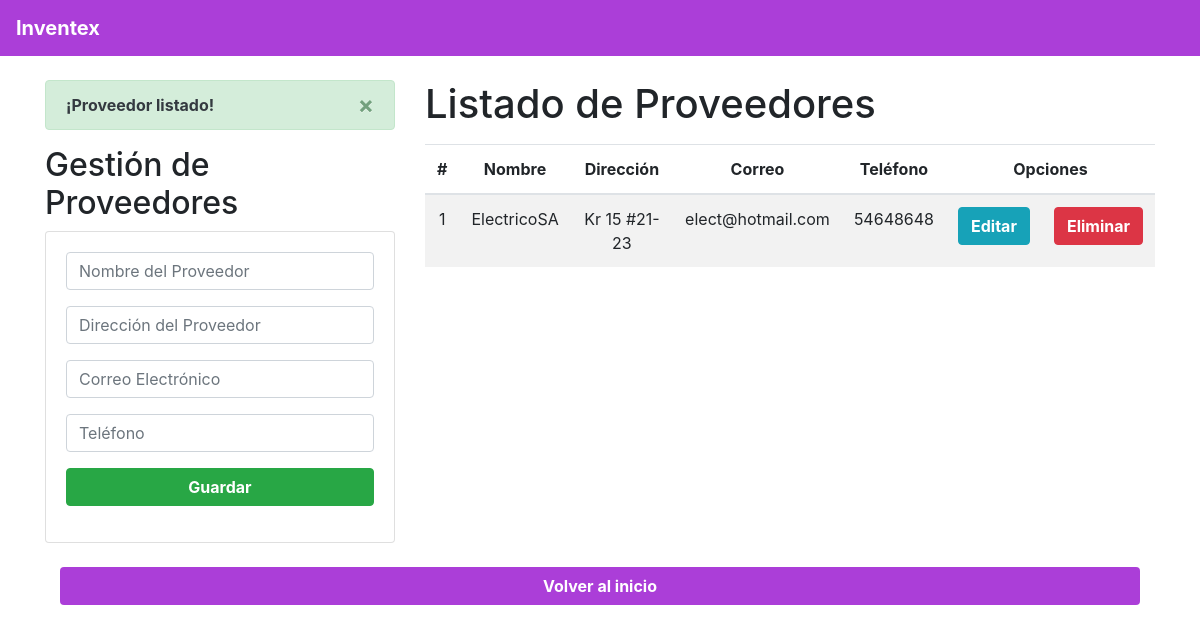
The app's page /Inventario/IndexProv/ (signed in), older data.
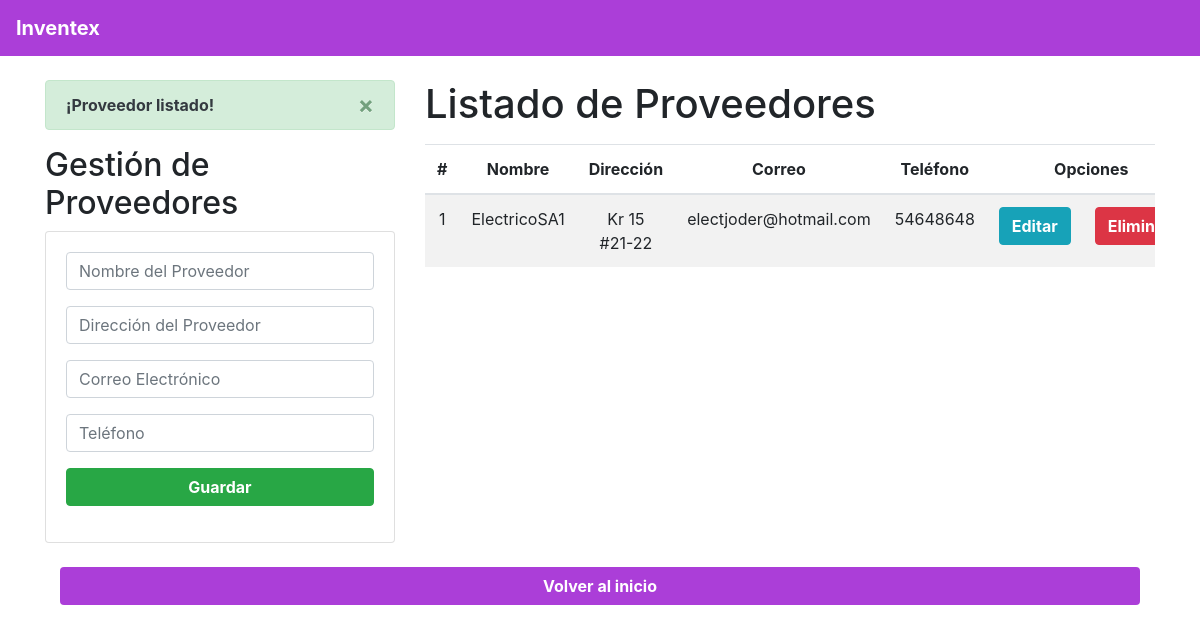
The same page, newer data.
### Aplicacion/Inventario/models.py (models this page shows, shortened)
class Proveedor(models.Model):
    id = models.BigAutoField(primary_key= True)
    nombre = models.CharField(max_length=100)
    direccion = models.TextField(max_length=20)
    correo = models.EmailField(max_length=50)
    telefono = models.CharField(max_length=20)

### Aplicacion/Inventario/views.py (the view)
# urls.py: path('IndexProv/', views.homeproveedor, name='IndexProv'),
@login_required
def homeproveedor(request):
    if not request.user.is_staff:
        return redirect('acceso_denegado')
    proveedor = Proveedor.objects.all()
    messages.success(request, '¡Proveedor listado!')
    return render(request, "gestionProveedor.html", {
        "proveedor": proveedor,
    })

### templates/gestionProveedor.html (shortened to what this page needs)
{% extends './base.html' %}
{% block body %}
<div class="row">
    <div class="col-sm-12 col-md-6 col-lg-4 col-xl-4">
        {% if messages %}
            {% for message in messages %}
                <div class="alert alert-dismissible alert-success">
                    <button type="button" class="close" data-dismiss="alert">&times;</button>
                    <strong class="text-dark">{{ message }}</strong>
                </div>
            {% endfor %}
        {% endif %}
        <h2>Gestión de Proveedores</h2>
        <div class="card">
            <div class="card-body">
                <form method="POST" action="{% url 'registrarProveedor' %}">
                    <div class="form-group">
                        <input type="text" id="txtNombre" name="txtNombre" class="form-control"
                            placeholder="Nombre del Proveedor" maxlength="100" required>
                    </div>
                    <div class="form-group">
                        <input type="text" id="txtDireccion" name="txtDireccion" class="form-control"
                            placeholder="Dirección del Proveedor" maxlength="200" required>
                    </div>
                    <div class="form-group">
                        <input type="email" id="txtCorreo" name="txtCorreo" class="form-control"
                            placeholder="Correo Electrónico" maxlength="100" required>
                    </div>
                    <div class="form-group">
                        <input type="text" id="txtTelefono" name="txtTelefono" class="form-control"
                            placeholder="Teléfono" maxlength="15" required>
                    </div>
                    <div class="form-group">
                        <button type="submit" class="btn btn-success btn-block text-white" style="font-weight:bold;">
                            Guardar
                        </button>
                    </div>
                </form>
            </div>
        </div>
    </div>
    <div class="col-sm-12 col-md-6 col-lg-8 col-xl-8">
        <h1>Listado de Proveedores</h1>
        <div class="table-responsive py-2">
            <table class="table table-striped">
                <thead>
                    <tr>
                        <th>#</th>
                        <th>Nombre</th>
                        <th>Dirección</th>
                        <th>Correo</th>
                        <th>Teléfono</th>
                        <th colspan="2">Opciones</th>
                    </tr>
                </thead>
                <tbody>
                    {% for p in proveedor %}
                    <tr>
                        <td>{{ forloop.counter }}</td>
                        <td>{{ p.nombre }}</td>
                        <td>{{ p.direccion }}</td>
                        <td>{{ p.correo }}</td>
                        <td>{{ p.telefono }}</td>
                        <td><a href="edicionProveedor/{{ p.id }}" class="btn btn-info" style="font-weight:bold;">Editar</a></td>
                        <td><a href="eliminarProveedor/{{ p.id }}" class="btn btn-danger btnEliminacion" style="font-weight:bold;">Eliminar</a></td>
                    </tr>
                    {% empty %}
                    <tr>
                        <td colspan="7" class="text-center">No hay proveedores registrados.</td>
                    </tr>
                    {% endfor %}
                </tbody>
            </table>
        </div>
    </div>
</div>
<br>
<div class="col-sm-12">
    <div class="form-group">
        <a href="{% url 'indexAdmin' %}" class="btn btn-block text-white" style="font-weight:bold; background-color:#ab3ed8;">Volver al inicio</a>
    </div>
</div>
{% endblock %}

Row changes from the older to the newer data that the page shows:
changed Proveedor: nombre "ElectricoSA" → "ElectricoSA1"; direccion "Kr 15 #21-23" → "Kr 15 #21-22"; correo "elect@hotmail.com" → "electjoder@hotmail.com"
